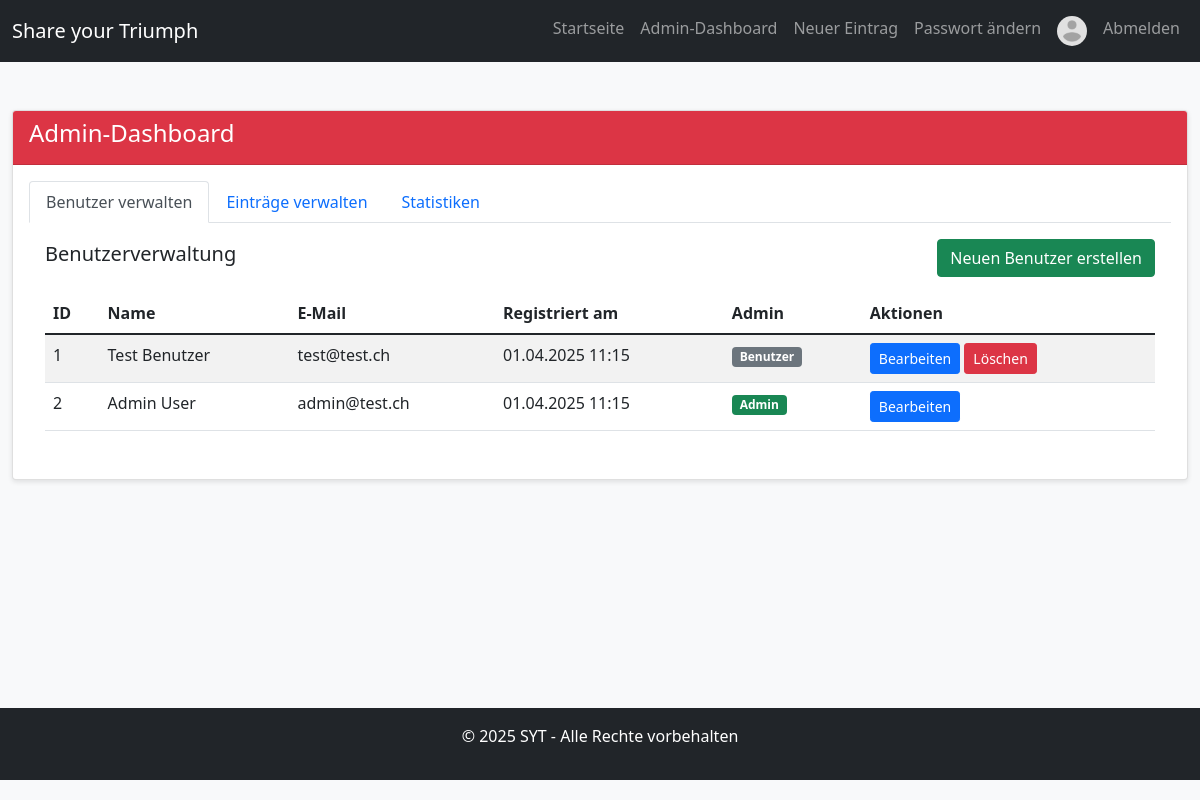
/admin_dashboard.php (signed in), run on the app's committed database.
### tables this page shows
CREATE TABLE IF NOT EXISTS benutzer (
    id INT AUTO_INCREMENT PRIMARY KEY,
    vorname VARCHAR(50) NOT NULL,
    nachname VARCHAR(50) NOT NULL,
    email VARCHAR(100) NOT NULL UNIQUE,
    passwort VARCHAR(255) NOT NULL,
    profilbild VARCHAR(255) DEFAULT NULL,
    is_admin TINYINT(1) DEFAULT 0,
    erstellt_am DATETIME NOT NULL,
    aktualisiert_am DATETIME DEFAULT NULL
);

### includes/session.php (called while the page is built, shortened)
<?php
function ist_angemeldet() {
    return isset($_SESSION['user_id']) && !empty($_SESSION['user_id']);
}
function ist_admin() {
    return ist_angemeldet() && isset($_SESSION['is_admin']) && $_SESSION['is_admin'] == 1;
}
?>

### public/admin_dashboard.php (the view, shortened to what this page needs)
<?php
require_once '../config/database.php';
require_once '../includes/session.php';
$stmt = $pdo->prepare("
    SELECT id, vorname, nachname, email, profilbild, erstellt_am, is_admin
    FROM benutzer
    ORDER BY erstellt_am DESC
");
$stmt->execute();
$benutzer = $stmt->fetchAll();
include_once '../includes/header.php';
?>
<div class="container mt-5">
    <div class="row">
        <div class="col-md-12">
            <div class="card">
                <div class="card-header bg-danger text-white">
                    <h4>Admin-Dashboard</h4>
                </div>
                <div class="card-body">
                    <ul class="nav nav-tabs" id="adminTabs" role="tablist">
                        <li class="nav-item" role="presentation">
                            <button class="nav-link active" id="users-tab" data-bs-toggle="tab" data-bs-target="#users" type="button" role="tab" aria-controls="users" aria-selected="true">Benutzer verwalten</button>
                        </li>
                        <li class="nav-item" role="presentation">
                            <button class="nav-link" id="entries-tab" data-bs-toggle="tab" data-bs-target="#entries" type="button" role="tab" aria-controls="entries" aria-selected="false">Einträge verwalten</button>
                        </li>
                        <li class="nav-item" role="presentation">
                            <button class="nav-link" id="stats-tab" data-bs-toggle="tab" data-bs-target="#stats" type="button" role="tab" aria-controls="stats" aria-selected="false">Statistiken</button>
                        </li>
                    </ul>
                    <div class="tab-content p-3" id="adminTabsContent">
                        <div class="tab-pane fade show active" id="users" role="tabpanel" aria-labelledby="users-tab">
                            <div class="d-flex justify-content-between align-items-center mb-3">
                                <h5>Benutzerverwaltung</h5>
                                <a href="admin_create_user.php" class="btn btn-success">Neuen Benutzer erstellen</a>
                            </div>
                            <div class="table-responsive">
                                <table class="table table-striped table-hover">
                                    <thead>
                                        <tr>
                                            <th>ID</th>
                                            <th>Name</th>
                                            <th>E-Mail</th>
                                            <th>Registriert am</th>
                                            <th>Admin</th>
                                            <th>Aktionen</th>
                                        </tr>
                                    </thead>
                                    <tbody>
                                        <?php foreach ($benutzer as $user): ?>
                                            <tr>
                                                <td><?php echo $user['id']; ?></td>
                                                <td><?php echo htmlspecialchars($user['vorname'] . ' ' . $user['nachname']); ?></td>
                                                <td><?php echo htmlspecialchars($user['email']); ?></td>
                                                <td><?php echo date('d.m.Y H:i', strtotime($user['erstellt_am'])); ?></td>
                                                <td>
                                                    <?php if ($user['is_admin']): ?>
                                                        <span class="badge bg-success">Admin</span>
                                                    <?php else: ?>
                                                        <span class="badge bg-secondary">Benutzer</span>
                                                    <?php endif; ?>
                                                </td>
                                                <td>
                                                    <a href="admin_edit_user.php?id=<?php echo $user['id']; ?>" class="btn btn-primary btn-sm">Bearbeiten</a>
                                                    <?php if ($user['id'] != $_SESSION['user_id']):  ?>
                                                        <a href="admin_delete_user.php?id=<?php echo $user['id']; ?>" class="btn btn-danger btn-sm" onclick="return confirm('Benutzer wirklich löschen? Alle seine Einträge werden ebenfalls gelöscht!');">Löschen</a>
                                                    <?php endif; ?>
                                                </td>
                                            </tr>
                                        <?php endforeach; ?>
                                    </tbody>
                                </table>
                            </div>
                        </div>
                    </div>
                </div>
            </div>
        </div>
    </div>
</div>
<?php
include_once '../includes/footer.php';
?>

### includes/header.php (shortened to what this page needs)
<?php
$profilbild_url = 'uploads/placeholder.png';
?>
<!DOCTYPE html>
<html lang="de">
<head>
    <link href="https://cdn.jsdelivr.net/npm/bootstrap@5.1.3/dist/css/bootstrap.min.css" rel="stylesheet">
    <link rel="stylesheet" href="https://cdnjs.cloudflare.com/ajax/libs/font-awesome/5.15.4/css/all.min.css">
    <link href="css/style.css" rel="stylesheet">
</head>
<body>
    <header>
        <nav class="navbar navbar-expand-lg navbar-dark bg-dark">
            <div class="container">
                <a class="navbar-brand" href="index.php">Share your Triumph</a>
                <div class="collapse navbar-collapse" id="navbarNav">
                    <ul class="navbar-nav ms-auto">
                        <li class="nav-item">
                            <a class="nav-link" href="index.php">Startseite</a>
                        </li>
                        <?php if (function_exists('ist_angemeldet') && ist_angemeldet()): ?>
                            <?php if (function_exists('ist_admin') && ist_admin()): ?>
                                <li class="nav-item">
                                    <a class="nav-link" href="admin_dashboard.php">Admin-Dashboard</a>
                                </li>
                            <?php else: ?>
                                <li class="nav-item">
                                    <a class="nav-link" href="dashboard.php">Dashboard</a>
                                </li>
                            <?php endif; ?>
                            <li class="nav-item">
                                <a class="nav-link" href="create_entry.php">Neuer Eintrag</a>
                            </li>
                            <li class="nav-item">
                                <a class="nav-link" href="change_password.php">Passwort ändern</a>
                            </li>
                            <li class="nav-item">
                                <a class="nav-link" href="profile_edit.php">
                                    <img src="<?php echo htmlspecialchars($profilbild_url); ?>" alt="Profilbild" class="rounded-circle" style="width: 30px; height: 30px; object-fit: cover;">
                                </a>
                            </li>
                            <li class="nav-item">
                                <a class="nav-link" href="logout.php">Abmelden</a>
                            </li>
                        <?php endif; ?>
                    </ul>
                </div>
            </div>
        </nav>
    </header>
    <main>

### includes/footer.php (shortened to what this page needs)
    </main>
    <footer class="bg-dark text-white text-center py-3 mt-5">
        <div class="container">
            <p>© <?php echo date('Y'); ?> SYT - Alle Rechte vorbehalten</p>
        </div>
    </footer>
</body>
</html>

### public/css/style.css (style rules this page uses)
body { padding-bottom: 20px; background-color: #f8f9fa; }
.container { max-width: 1200px; }
.card { box-shadow: 0 2px 5px rgba(0, 0, 0, 0.1); margin-bottom: 20px; }
.card-header { font-weight: bold; }
footer { margin-top: 50px; }
html, body { height: 100%; margin: 0; }
body { display: flex; flex-direction: column; min-height: 100vh; }
main { flex: 1 0 auto; }
footer { flex-shrink: 0; }

### data on the page
benutzer: id "1", vorname+nachname "Test Benutzer", email "test@test.ch", erstellt_am "01.04.2025 11:15", is_admin "Benutzer"
benutzer: id "2", vorname+nachname "Admin User", email "admin@test.ch", erstellt_am "01.04.2025 11:15", is_admin "Admin"
